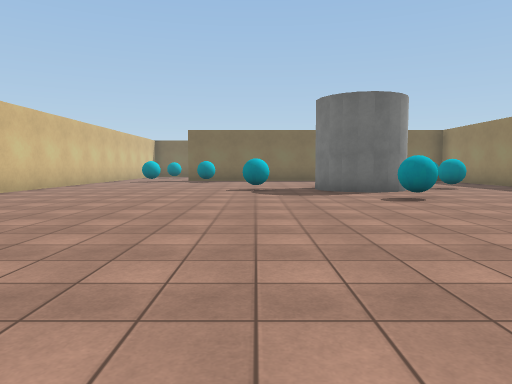
view 1 (above)

24 first-person views from a walk through a Unity game level. The camera is 1.3 m above the floor, tilts 4° down and sees 70° across. The floor is counted in squares, 2 m on a side. Each view is taken from the middle of a square. On the plan, view 1 faces up. The plan holds only what a view shows up to about 11 squares ahead; the rest is blank. The place goes on beyond the plan. Surface patterns are stand-ins for the level's own textures.

view 2
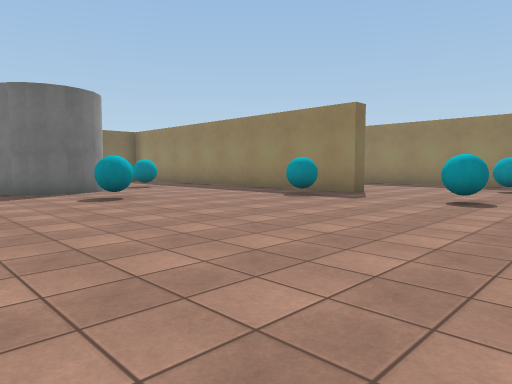

view 3
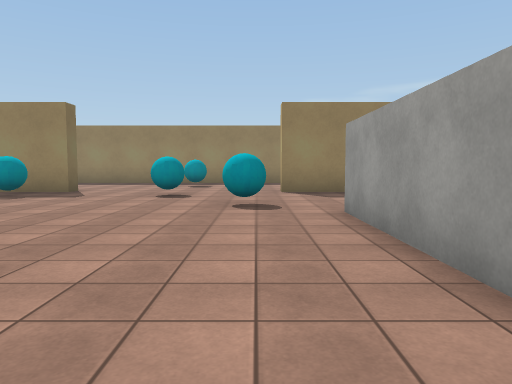

view 4
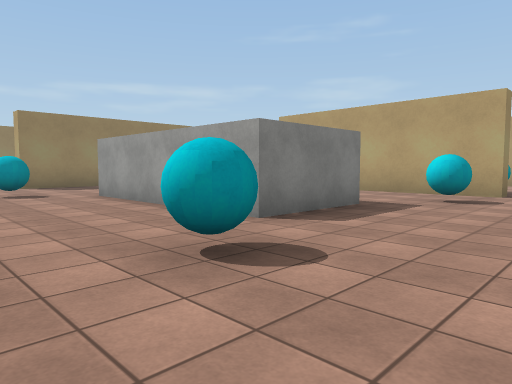

view 5
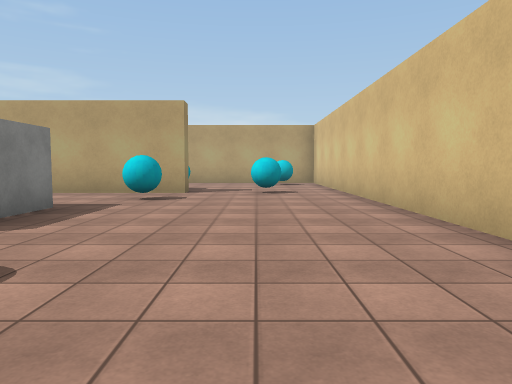

view 6
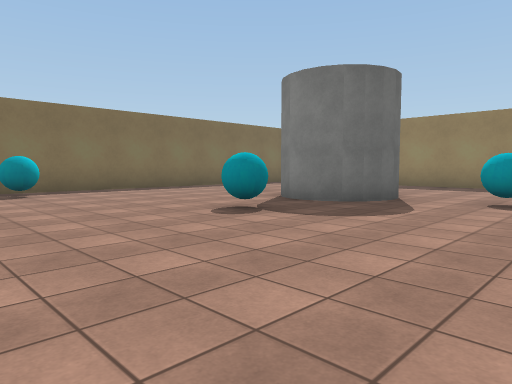

view 7
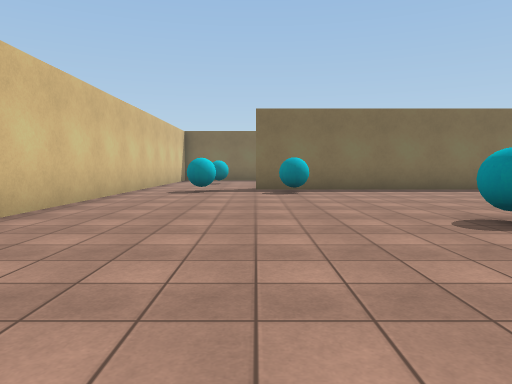

view 8
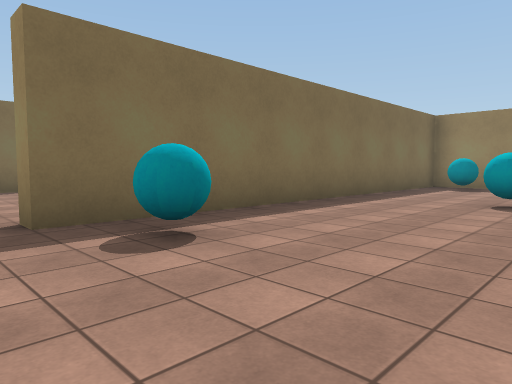

view 9
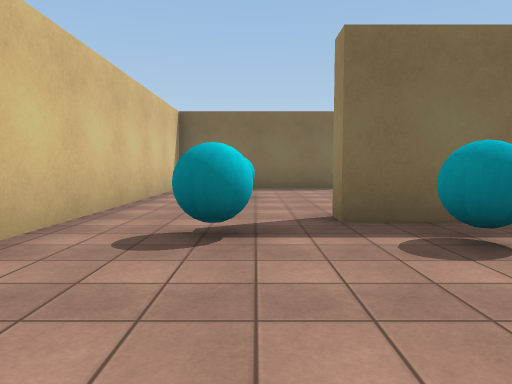

view 10
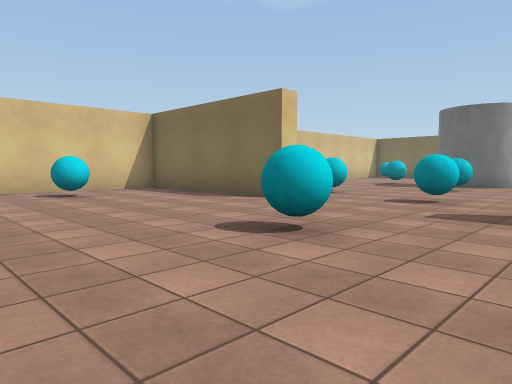

view 11
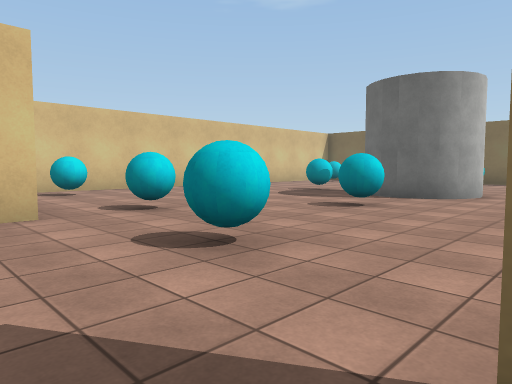

view 12
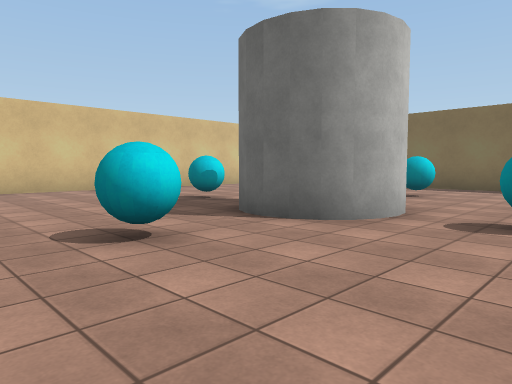

view 13
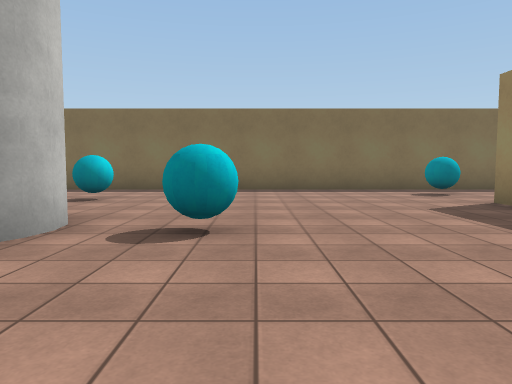

view 14
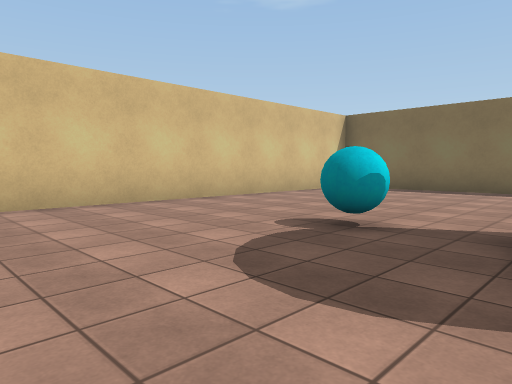

view 15
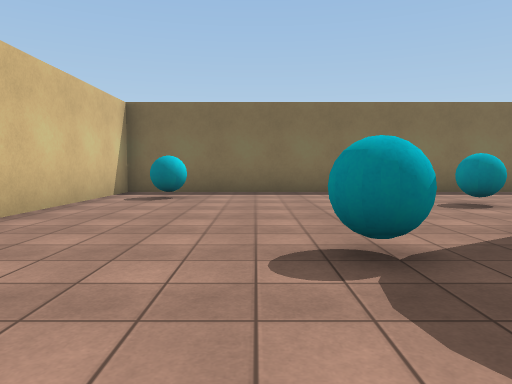

view 16
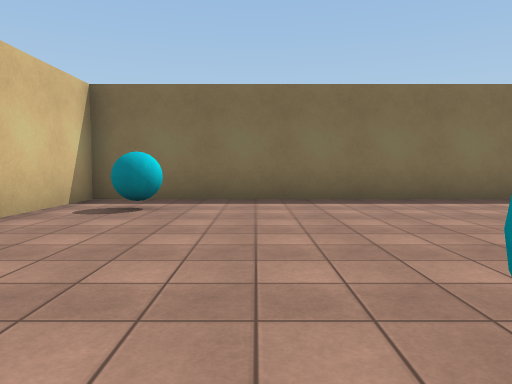

view 17
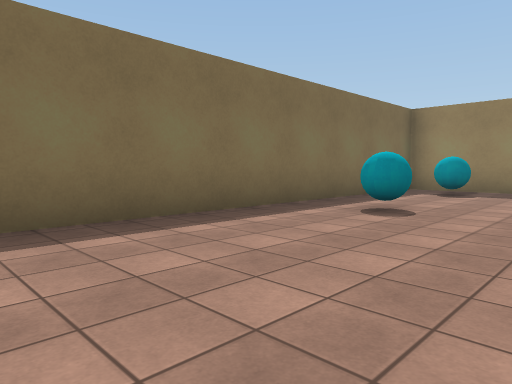

view 18
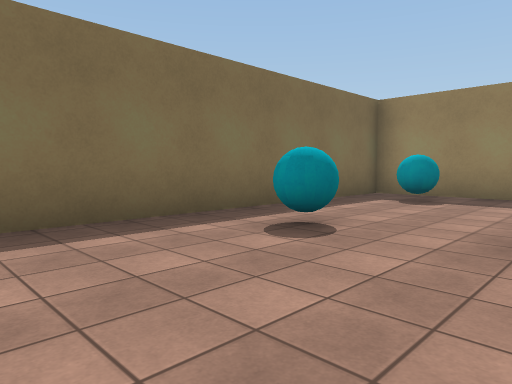

view 19
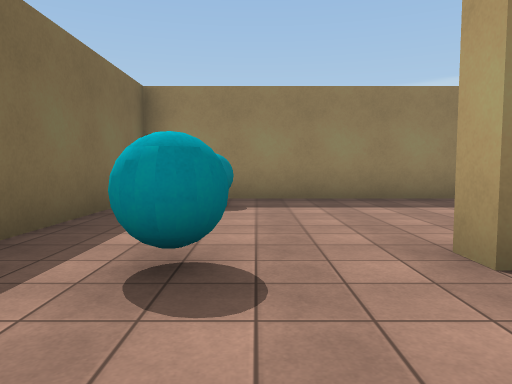

view 20
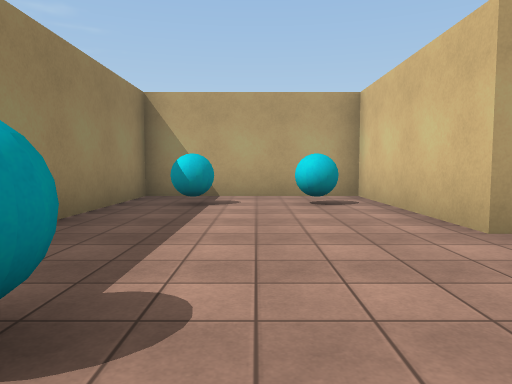

view 21
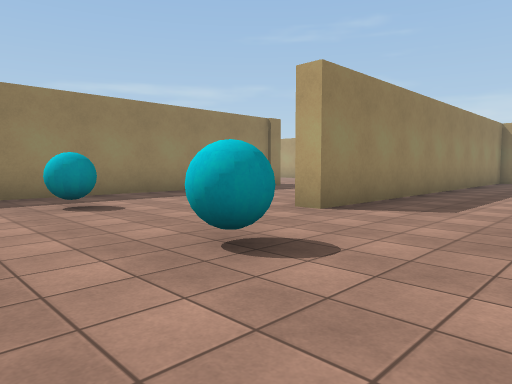

view 22
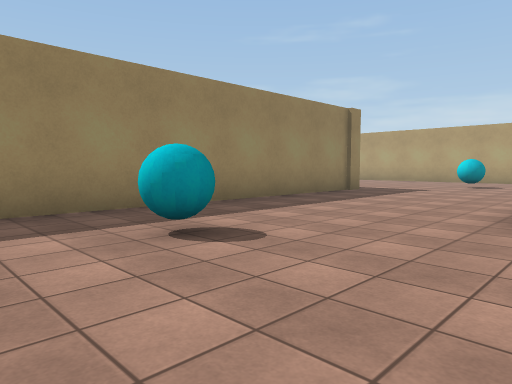

view 23
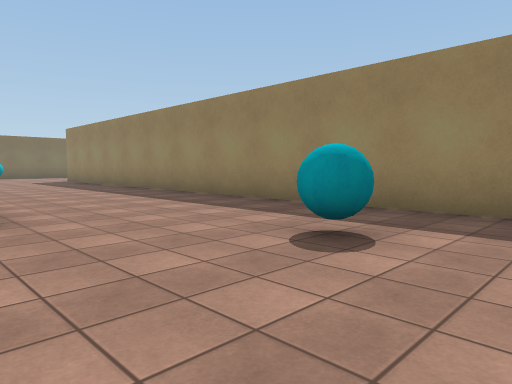

view 24
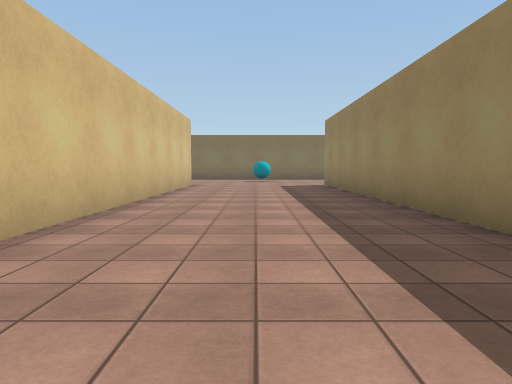

### Floor plan
Points are (right, up) in squares from view 1. A wall is a line through its corners. A room is listed if a view was taken in it or the views show most of it. See-through windows are left out.
Room 1 (views 1, 2, 3, 4, 5, 6, 7, 8, 9, 10, 11, 12, 13, 14, 15, 16, 17, 18, 19, 20, 21, 22, 23, 24)
walls: (7.4, 16.2) (-3, 16.2) (-3, 16.8); (8.2, 14.6) (8.2, 15.2); (8.8, 15.1) (8.8, 7.1); (1.8, 10.8) (1.9, 11.1) (2.2, 11.4); (3.7, 9.4) (2.9, 9) (2.2, 9.4) (1.6, 10) (1.8, 11); (3.4, 9.2) (2.7, 9.1); (3.1, 9.1) (2.5, 9.2); (1.8, 9.8) (1.7, 10.6); (2, 9.5) (1.7, 10.2); (8.8, 4.7) (8.2, 4.7) (8.2, 9.4); (-1.4, 22.8) (-5.9, 22.8); (-1, 23.4) (-1, 22.8); (-6.2, 22.5) (-6.2, 8.9); (1.3, 29.5) (0.5, 29.4); (1.4, 29.7) (0.9, 29.4); (1.9, 30.7) (1.9, 30.1); (1.9, 31.1) (2, 30.5) (1.7, 30) (1.1, 29.4) (0.3, 29.5) (-0.1, 29.7); (-6.2, -1.1) (-6.2, -9); (-0.8, -3.9) (-0.8, -1.3) (4.2, -1.3); (8.2, 33) (8.2, 33.5) (8.8, 33.5) (8.8, 29) (13.4, 29) (13.4, 37.2) (-6.2, 37.2) (-6.2, 24.5); (13.4, -5.5) (13.4, 15); (8.2, -8.4) (8.2, -0.7) (8.8, -0.7); (-2.3, -7.5) (-2.3, -7) (1.1, -7)
ways out: gap at (2, 31)
objects: cyan ball (-5, 25); cyan ball (-5, 36); cyan ball (-4, -7); cyan ball (-4, 15); cyan ball (-4, 20); other object (-2, -9) to (-2, -8); cyan ball (-2, -5); cyan ball (-2, 0); cyan ball (-2, 15); cyan ball (-2, 31); cyan ball (-1, 25); cyan ball (0, 10); cyan ball (1, 28); cyan ball (1, 34); cyan ball (2, 20); cyan ball (2, 24); cyan ball (3, 7); cyan ball (3, 13); cyan ball (3, 31); cyan ball (5, 0); cyan ball (6, 11); cyan ball (7, 2); cyan ball (7, 5); cyan ball (7, 15); cyan ball (8, 35) to (8, 36); cyan ball (10, 31); cyan ball (11, -9); cyan ball (11, 2); cyan ball (12, 31); cyan ball (12, 36)

Where each view was taken, in squares from view 1:
view 1: 0 up, 0 right, facing up
view 2: 0 up, 0 right, facing up-right
view 3: 0 up, 1 left, facing right
view 4: 2 up, 4 left, facing down-right
view 5: 2 up, 4 left, facing down
view 6: 6 up, 4 left, facing up-right
view 7: 6 up, 3 left, facing up
view 8: 12 up, 4 left, facing up-right
view 9: 12 up, 4 left, facing up
view 10: 17 up, 4 right, facing up-left
view 11: 22 up, 4 right, facing up-left
view 12: 26 up, 4 right, facing up-left
view 13: 27 up, 4 right, facing up
view 14: 27 up, 0 right, facing up-left
view 15: 28 up, 3 left, facing up
view 16: 30 up, 3 left, facing up
view 17: 33 up, 3 right, facing up-right
view 18: 33 up, 5 right, facing up-right
view 19: 35 up, 6 right, facing right
view 20: 37 up, 11 right, facing down
view 21: 4 up, 5 right, facing down-right
view 22: 4 up, 8 right, facing down-right
view 23: 0 up, 8 right, facing up-right
view 24: 4 up, 11 right, facing up
